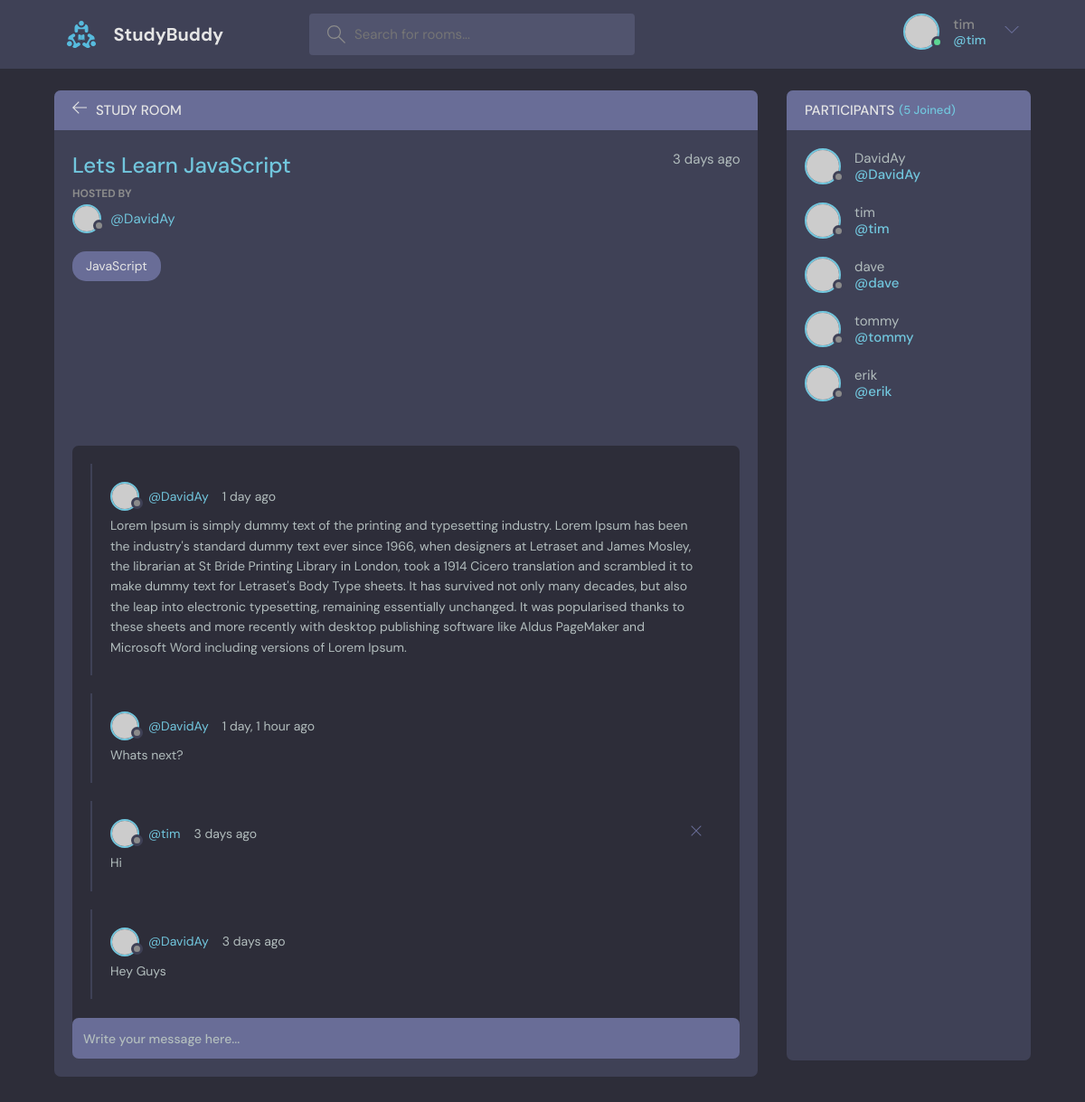
/room/1 (signed in), run on the app's committed database.
### base/models.py (models this page shows, shortened)
class Room(models.Model):
    host = models.ForeignKey(User, on_delete=models.SET_NULL, null=True)
    topic = models.ForeignKey(Topic, on_delete=models.SET_NULL, null=True)
    name = models.CharField(max_length=200)
    description = models.TextField(null=True, blank=True)
    participants = models.ManyToManyField(User, related_name='participants', blank=True)
    updated = models.DateTimeField(auto_now=True)
    created=models.DateTimeField(auto_now_add=True)
    class Meta:
        ordering = ['-created', '-updated']

class Topic(models.Model):
    name = models.CharField(max_length=200)

class Message(models.Model):
    user  =  models.ForeignKey(User, on_delete=models.CASCADE)
    room = models.ForeignKey(Room, on_delete=models.CASCADE)
    body = models.TextField()
    updated = models.DateTimeField(auto_now=True)
    created=models.DateTimeField(auto_now_add=True)
    class Meta:
            ordering = ['-created', '-updated']

### base/views.py (the view, shortened to what this page needs)
# urls.py: path('room/<str:pk>', views.room, name='room'),
def room(request, pk):
    room  = Room.objects.get(id=pk)
    room_messages  = room.message_set.all()
    participants = room.participants.all()
    context = {'room': room, 'room_messages':room_messages, 'participants': participants}
    return render(request, 'base/room.html', context)

### base/templates/base/room.html (shortened to what this page needs)
{% extends 'main.html' %}
{% block content %}
    <main class="profile-page layout layout--2">
      <div class="container">
        <div class="room">
          <div class="room__top">
            <div class="room__topLeft">
              <a href="{% url 'home' %}">
                <svg version="1.1" xmlns="http://www.w3.org/2000/svg" width="32" height="32" viewBox="0 0 32 32">
                  <title>arrow-left</title>
                  <path
                    d="M13.723 2.286l-13.723 13.714 13.719 13.714 1.616-1.611-10.96-10.96h27.625v-2.286h-27.625l10.965-10.965-1.616-1.607z"
                  ></path>
                </svg>
              </a>
              <h3>Study Room</h3>
            </div>
          </div>
          <div class="room__box scroll">
            <div class="room__header scroll">
              <div class="room__info">
                <h3>{{room.name}}</h3>
                <span>{{room.created|timesince}} ago</span>
              </div>
              <div class="room__hosted">
                <p>Hosted By</p>
                <a href="{% url 'user-profile' room.host.id%}" class="room__author">
                  <div class="avatar avatar--small">
                    <img src="https://randomuser.me/api/portraits/men/37.jpg" />
                  </div>
                  <span>@{{room.host.username}}</span>
                </a>
              </div>
              <span class="room__topics">{{room.topic.name}}</span>
            </div>
            <div class="room__conversation">
              <div class="threads scroll">
                {% for message in room_messages %}
                <div class="thread">
                  <div class="thread__top">
                    <div class="thread__author">
                      <a href="{% url 'user-profile' message.user.id %}" class="thread__authorInfo">
                        <div class="avatar avatar--small">
                          <img src="https://randomuser.me/api/portraits/men/37.jpg" />
                        </div>
                        <span>@{{message.user.username}}</span>
                      </a>
                      <span class="thread__date">{{message.created|timesince}} ago</span>
                    </div>
                    {% if request.user == message.user %}
                    <a href="{% url 'delete-message' message.id%}">
                          <div class="thread__delete">
                      <svg version="1.1" xmlns="http://www.w3.org/2000/svg" width="32" height="32" viewBox="0 0 32 32">
                        <title>remove</title>
                        <path
                          d="M27.314 6.019l-1.333-1.333-9.98 9.981-9.981-9.981-1.333 1.333 9.981 9.981-9.981 9.98 1.333 1.333 9.981-9.98 9.98 9.98 1.333-1.333-9.98-9.98 9.98-9.981z"
                        ></path>
                      </svg>
                    </div>
                    </a>
                    {% endif %}
                  </div>
                  <div class="thread__details">
                     {{message.body}}
                  </div>
                </div>
                {% endfor %}
              </div>
            </div>
          </div>
          <div class="room__message">
            <form action="" method="POST">
              <input name="body" placeholder="Write your message here..." />
            </form>
          </div>
        </div>
        <div class="participants">
          <h3 class="participants__top">Participants <span>({{participants.count}} Joined)</span></h3>
          <div class="participants__list scroll">
            {% for user in participants %}
            <a href="{% url 'user-profile' user.id %}" class="participant">
              <div class="avatar avatar--medium">
                <img src="https://randomuser.me/api/portraits/men/37.jpg" />
              </div>
              <p>
                {{user.username}}
                <span>@{{user.username}}</span>
              </p>
            </a>
            {% endfor %}
          </div>
        </div>
      </div>
    </main>
{% endblock content %}

### templates/navbar.html (shortened to what this page needs)
{% load static %}
<header class="header header--loggedIn">
      <div class="container">
        <a href="{% url 'home' %}" class="header__logo">
          <img src="{% static 'images/logo.svg' %}" />
          <h1>StudyBuddy</h1>
        </a>
        <form class="header__search" method="GET" action="{% url 'home' %}">
          <label>
            <input placeholder="Search for rooms..."  name="q"/>
          </label>
        </form>
        <nav class="header__menu">
          {% if request.user.is_authenticated %}
          <div class="header__user">
            <a href="{% url 'update-user' %}">
              <div class="avatar avatar--medium active">
                <img src="https://randomuser.me/api/portraits/men/37.jpg" />
              </div>
              <p>{{request.user.username}} <span>@{{request.user.username}}</p>
            </a>
            <button class="dropdown-button">
              <svg version="1.1" xmlns="http://www.w3.org/2000/svg" width="32" height="32" viewBox="0 0 32 32">
                <title>chevron-down</title>
                <path d="M16 21l-13-13h-3l16 16 16-16h-3l-13 13z"></path>
              </svg>
            </button>
          </div>
           {% else %}
          <a href="{% url 'login' %}">
            <img src="{% static 'images/avatar.svg' %}" />
            <p>Login</p>
          </a>
          {% endif %}
        </nav>
      </div>
</header>

### data on the page
Room: name "Lets Learn JavaScript", created "3 days", host.username "DavidAy", topic.name "JavaScript"
Message: user.username "DavidAy", created "1 day", body "Lorem Ipsum is simply dummy text of the printing and typesetting industry. Lorem Ipsum has been the industry's standard dummy text ever since 1966, when designers at Letraset and James Mosley, the librarian at St Bride Printing Library in London, took a 1914 Cicero translation and scrambled it to make dummy text for Letraset's Body Type sheets. It has survived not only many decades, but also the leap into electronic typesetting, remaining essentially unchanged. It was popularised thanks to these sheets and more recently with desktop publishing software like Aldus PageMaker and Microsoft Word including versions of Lorem Ipsum."
Message: user.username "DavidAy", created "1 day, 1 hour", body "Whats next?"
Message: user.username "tim", created "3 days", body "Hi"
Message: user.username "DavidAy", created "3 days", body "Hey Guys"

### other printed values
{{ request.user.username }} "tim"
{{ participants.count }} "5"
{{ user.username }} "DavidAy"
{{ user.username }} "tim"
{{ user.username }} "dave"
{{ user.username }} "tommy"
{{ user.username }} "erik"
